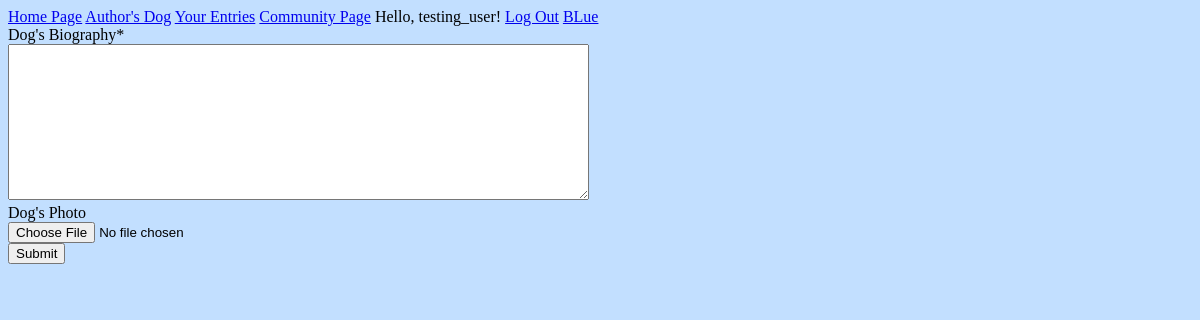
Page /write_about_dog/7/ (signed in) on the earlier database version.
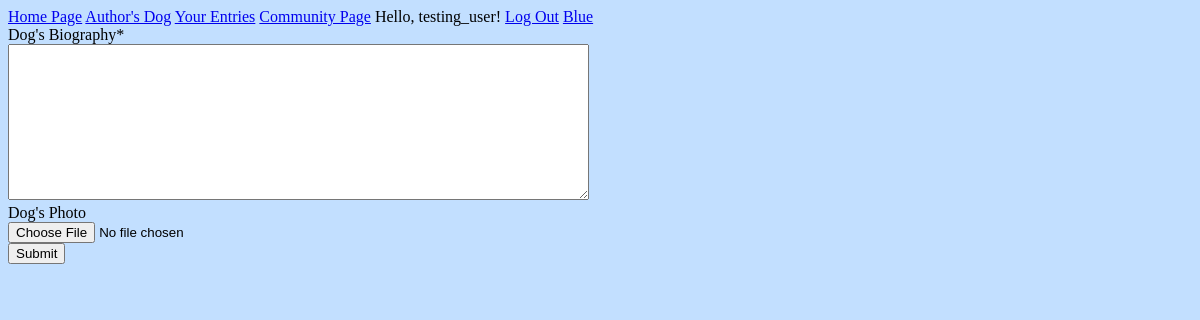
Same page on the later database version.
### test_dog_app/models.py (models this page shows)
class DogName(models.Model):
    owner = models.ForeignKey(User, on_delete=models.CASCADE)
    name = models.CharField(max_length=70)
    share = models.BooleanField(default=False)
    def __str__(self):
        return self.name

### test_dog_app/views.py (the view, shortened to what this page needs)
# urls.py: path('write_about_dog/<int:dog_id>/', views.write_about_dog, name='write_about_dog'),
@login_required
def write_about_dog(request, dog_id):
    dog = DogName.objects.get(id=dog_id)
    if dog.owner != request.user:
        raise Http404
    if request.method != 'POST':
        form = EntryForm()
    content = {'form': form, 'dog': dog}
    return render(request, 'write_about_dog.html', content)

### test_dog_app/forms.py
class EntryForm(forms.ModelForm):
    class Meta:
        model = Entry
        fields = ['bio_entry', 'dog_photo']
        labels = {'bio_entry': 'Dog\'s Biography', 'dog_photo': 'Dog\'s Photo'}
        widgets = {'bio_entry': forms.Textarea(attrs={'cols':70})}

### test_dog_app/templates/write_about_dog.html (shortened to what this page needs)
{% extends 'base.html' %}
{% load crispy_forms_filters  %}
{% block content %}
    <a href="{% url 'test_dog_app:user_private_entries' dog.id %}"> {{ dog }}</a>
    <form action="{% url 'test_dog_app:write_about_dog' dog.id %}" enctype="multipart/form-data" method = post>
        {{ form | crispy }}
    <button name="submit">
        Submit
    </button>
    </form>
{% endblock content %}

Differences in the rows shown:
changed DogName: name "BLue" → "Blue"
